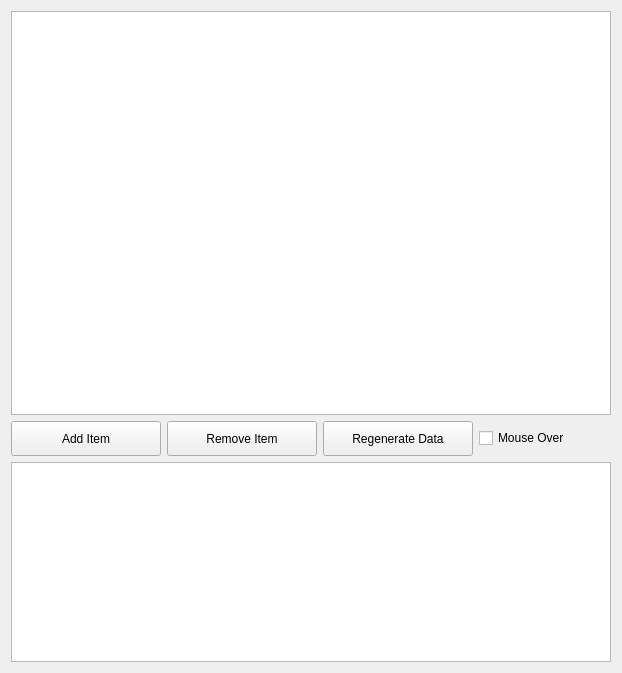
<?xml version="1.0" encoding="UTF-8"?>
<ui version="4.0">
 <class>Form</class>
 <widget class="QWidget" name="Form">
  <property name="geometry">
   <rect>
    <x>0</x>
    <y>0</y>
    <width>622</width>
    <height>673</height>
   </rect>
  </property>
  <property name="windowTitle">
   <string>Form</string>
  </property>
  <layout class="QVBoxLayout" name="verticalLayout">
   <item>
    <widget class="MyTableView" name="tableView">
     <property name="minimumSize">
      <size>
       <width>600</width>
       <height>400</height>
      </size>
     </property>
     <property name="focusPolicy">
      <enum>Qt::NoFocus</enum>
     </property>
     <property name="selectionMode">
      <enum>QAbstractItemView::SingleSelection</enum>
     </property>
    </widget>
   </item>
   <item>
    <layout class="QHBoxLayout" name="edit_horizontalLayout">
     <item>
      <widget class="QPushButton" name="add_pushButton">
       <property name="minimumSize">
        <size>
         <width>150</width>
         <height>35</height>
        </size>
       </property>
       <property name="maximumSize">
        <size>
         <width>150</width>
         <height>35</height>
        </size>
       </property>
       <property name="text">
        <string>Add Item</string>
       </property>
      </widget>
     </item>
     <item>
      <widget class="QPushButton" name="remove_pushButton">
       <property name="minimumSize">
        <size>
         <width>150</width>
         <height>35</height>
        </size>
       </property>
       <property name="maximumSize">
        <size>
         <width>150</width>
         <height>35</height>
        </size>
       </property>
       <property name="text">
        <string>Remove Item</string>
       </property>
      </widget>
     </item>
     <item>
      <widget class="QPushButton" name="regen_pushButton">
       <property name="minimumSize">
        <size>
         <width>150</width>
         <height>35</height>
        </size>
       </property>
       <property name="maximumSize">
        <size>
         <width>150</width>
         <height>35</height>
        </size>
       </property>
       <property name="text">
        <string>Regenerate Data</string>
       </property>
      </widget>
     </item>
     <item>
      <widget class="QCheckBox" name="mouseOver_checkBox">
       <property name="text">
        <string>Mouse Over</string>
       </property>
      </widget>
     </item>
    </layout>
   </item>
   <item>
    <widget class="QTextEdit" name="textEdit">
     <property name="minimumSize">
      <size>
       <width>0</width>
       <height>200</height>
      </size>
     </property>
     <property name="maximumSize">
      <size>
       <width>16777215</width>
       <height>200</height>
      </size>
     </property>
     <property name="focusPolicy">
      <enum>Qt::NoFocus</enum>
     </property>
     <property name="readOnly">
      <bool>true</bool>
     </property>
    </widget>
   </item>
  </layout>
 </widget>
 <customwidgets>
  <customwidget>
   <class>MyTableView</class>
   <extends>QTableView</extends>
   <header>tableViewCustom</header>
  </customwidget>
 </customwidgets>
 <resources/>
 <connections/>
</ui>
